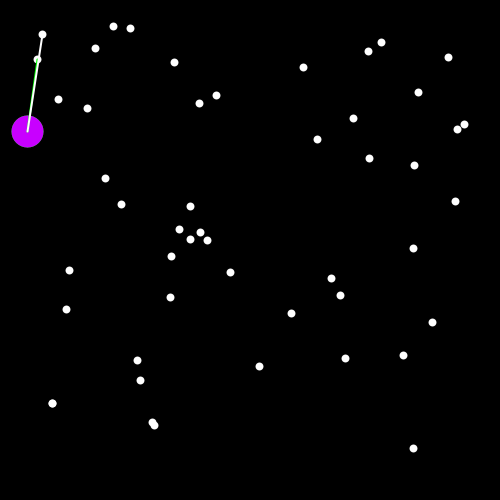
Frame 1 (no input)
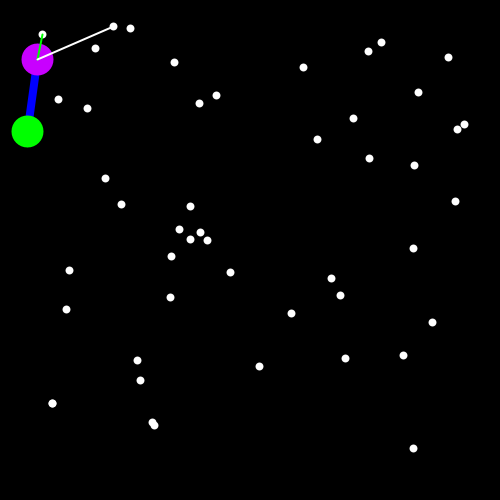
Frame 60 (the mouse pressed at the canvas centre just before this capture)
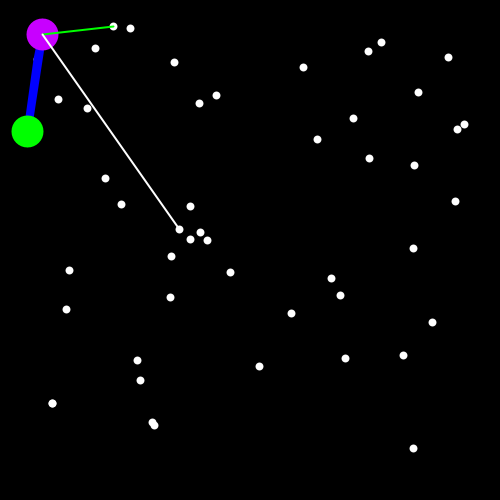
Frame 120 (the mouse held since frame 60 and released just before this capture)

The Processing sketch that drew these frames (run headless with seeded random() and noise(); from frame 60 on, the mouse is pressed at the canvas centre):

// Processing sketch: CC_148_Gift_Wrapping
// ── CC_148_Gift_Wrapping.pde
// Daniel Shiffman
// https://thecodingtrain.com/CodingChallenges/148-gift-wrapping.html
// https://youtu.be/YNyULRrydVI
// https://editor.p5js.org/codingtrain/sketches/IVE9CxBOF

// Gift Wrapping Algorithm

ArrayList<PVector> points = new ArrayList<PVector>();
ArrayList<PVector> hull = new ArrayList<PVector>();

PVector leftMost;
PVector currentVertex;
int index;
int nextIndex = -1;
PVector nextVertex;

void setup() {
  size(500, 500);
  int buffer = 20;

  for (int i = 0; i < 50; i++) {
    points.add(new PVector(random(buffer, width - buffer), random(buffer, height - buffer)));
  }

  Collections.sort(points, VEC_CMP);

  leftMost = points.get(0);
  currentVertex = leftMost;
  hull.add(currentVertex);
  nextVertex = points.get(1);
  index = 2;
}

void draw() {
  background(0);

  stroke(255);
  strokeWeight(8);
  for (PVector p : points) {
    point(p.x, p.y);
  }

  stroke(0, 0, 255);
  fill(0, 0, 255, 50);
  beginShape();
  for (PVector p : hull) {
    vertex(p.x, p.y);
  }
  endShape(CLOSE);

  stroke(0, 255, 0);
  strokeWeight(32);
  point(leftMost.x, leftMost.y);

  stroke(200, 0, 255);
  strokeWeight(32);
  point(currentVertex.x, currentVertex.y);

  stroke(0, 255, 0);
  strokeWeight(2);
  line(currentVertex.x, currentVertex.y, nextVertex.x, nextVertex.y);

  PVector checking = points.get(index);
  stroke(255);
  line(currentVertex.x, currentVertex.y, checking.x, checking.y);

  PVector a = PVector.sub(nextVertex, currentVertex);
  PVector b = PVector.sub(checking, currentVertex);
  PVector cross = a.cross(b);

  if (cross.z < 0) {
    nextVertex = checking;
    nextIndex = index;
  }

  index = index + 1;
  if (index == points.size()) {
    if (nextVertex == leftMost) {
      println("done");
      noLoop();
    } else {
      hull.add(nextVertex);
      currentVertex = nextVertex;
      index = 0;
      //points.splice(nextIndex, 1);
      nextVertex = leftMost;
    }
  }
}

// ── sorting.pde
// Daniel Shiffman
// https://thecodingtrain.com/CodingChallenges/148-gift-wrapping.html
// https://youtu.be/YNyULRrydVI
// https://editor.p5js.org/codingtrain/sketches/IVE9CxBOF

// Gift Wrapping Algorithm


//https://forum.processing.org/two/discussion/19469/sort-a-pvector-array
import java.util.Collections;
import java.util.Comparator;
 
static final Comparator<PVector> VEC_CMP = new Comparator<PVector>() {
  @ Override final int compare(final PVector a, final PVector b) {
    int cmp;
    return
      (cmp = Float.compare(a.x, b.x)) != 0? cmp :
      Float.compare(a.y, b.y);
  }
};
 
